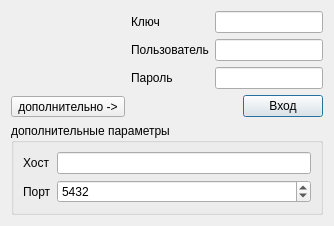
<?xml version="1.0" encoding="UTF-8"?>
<ui version="4.0">
 <class>PgDialog</class>
 <widget class="QDialog" name="PgDialog">
  <property name="geometry">
   <rect>
    <x>0</x>
    <y>0</y>
    <width>484</width>
    <height>261</height>
   </rect>
  </property>
  <property name="minimumSize">
   <size>
    <width>484</width>
    <height>0</height>
   </size>
  </property>
  <property name="maximumSize">
   <size>
    <width>484</width>
    <height>261</height>
   </size>
  </property>
  <property name="sizeGripEnabled">
   <bool>false</bool>
  </property>
  <layout class="QVBoxLayout" name="verticalLayout_3" stretch="2,1">
   <property name="sizeConstraint">
    <enum>QLayout::SetFixedSize</enum>
   </property>
   <item>
    <layout class="QHBoxLayout" name="horizontalLayout_3">
     <item>
      <layout class="QVBoxLayout" name="verticalLayout_2">
       <item>
        <widget class="QLabel" name="label_3">
         <property name="maximumSize">
          <size>
           <width>200</width>
           <height>100</height>
          </size>
         </property>
         <property name="text">
          <string/>
         </property>
         <property name="pixmap">
          <pixmap resource="res.qrc">:/images/simb_labl.png</pixmap>
         </property>
         <property name="scaledContents">
          <bool>true</bool>
         </property>
        </widget>
       </item>
       <item>
        <widget class="QToolButton" name="cmdShowOpt">
         <property name="text">
          <string>дополнительно -&gt;</string>
         </property>
         <property name="checkable">
          <bool>true</bool>
         </property>
        </widget>
       </item>
      </layout>
     </item>
     <item>
      <layout class="QVBoxLayout" name="verticalLayout">
       <item>
        <layout class="QGridLayout" name="gridLayout">
         <item row="2" column="1">
          <widget class="QLineEdit" name="edtPasswd">
           <property name="text">
            <string/>
           </property>
           <property name="echoMode">
            <enum>QLineEdit::Password</enum>
           </property>
          </widget>
         </item>
         <item row="1" column="0">
          <widget class="QLabel" name="labelUser">
           <property name="text">
            <string>Пользователь</string>
           </property>
          </widget>
         </item>
         <item row="1" column="1">
          <widget class="QLineEdit" name="edtUser">
           <property name="text">
            <string/>
           </property>
          </widget>
         </item>
         <item row="2" column="0">
          <widget class="QLabel" name="labelPass">
           <property name="text">
            <string>Пароль</string>
           </property>
          </widget>
         </item>
         <item row="0" column="0">
          <widget class="QLabel" name="labelKey">
           <property name="text">
            <string>Ключ</string>
           </property>
          </widget>
         </item>
         <item row="0" column="1">
          <widget class="QLineEdit" name="lineEditKey">
           <property name="text">
            <string/>
           </property>
           <property name="echoMode">
            <enum>QLineEdit::Password</enum>
           </property>
          </widget>
         </item>
        </layout>
       </item>
       <item>
        <layout class="QHBoxLayout" name="horizontalLayout_2">
         <item>
          <spacer name="horizontalSpacer">
           <property name="orientation">
            <enum>Qt::Horizontal</enum>
           </property>
           <property name="sizeHint" stdset="0">
            <size>
             <width>40</width>
             <height>20</height>
            </size>
           </property>
          </spacer>
         </item>
         <item>
          <widget class="QPushButton" name="cmdConnect">
           <property name="text">
            <string>Вход</string>
           </property>
          </widget>
         </item>
        </layout>
       </item>
      </layout>
     </item>
    </layout>
   </item>
   <item>
    <widget class="QGroupBox" name="groupBox">
     <property name="title">
      <string>дополнительные параметры</string>
     </property>
     <layout class="QGridLayout" name="gridLayout_2">
      <item row="0" column="1">
       <widget class="QLineEdit" name="edtHost"/>
      </item>
      <item row="0" column="0">
       <widget class="QLabel" name="label_4">
        <property name="text">
         <string>Хост</string>
        </property>
       </widget>
      </item>
      <item row="1" column="1">
       <widget class="QSpinBox" name="edtPort">
        <property name="maximum">
         <number>65535</number>
        </property>
        <property name="value">
         <number>5432</number>
        </property>
       </widget>
      </item>
      <item row="1" column="0">
       <widget class="QLabel" name="label_5">
        <property name="text">
         <string>Порт</string>
        </property>
       </widget>
      </item>
     </layout>
    </widget>
   </item>
  </layout>
 </widget>
 <tabstops>
  <tabstop>lineEditKey</tabstop>
  <tabstop>edtUser</tabstop>
  <tabstop>edtPasswd</tabstop>
  <tabstop>cmdConnect</tabstop>
  <tabstop>cmdShowOpt</tabstop>
  <tabstop>edtHost</tabstop>
  <tabstop>edtPort</tabstop>
 </tabstops>
 <resources>
  <include location="res.qrc"/>
 </resources>
 <connections/>
</ui>
